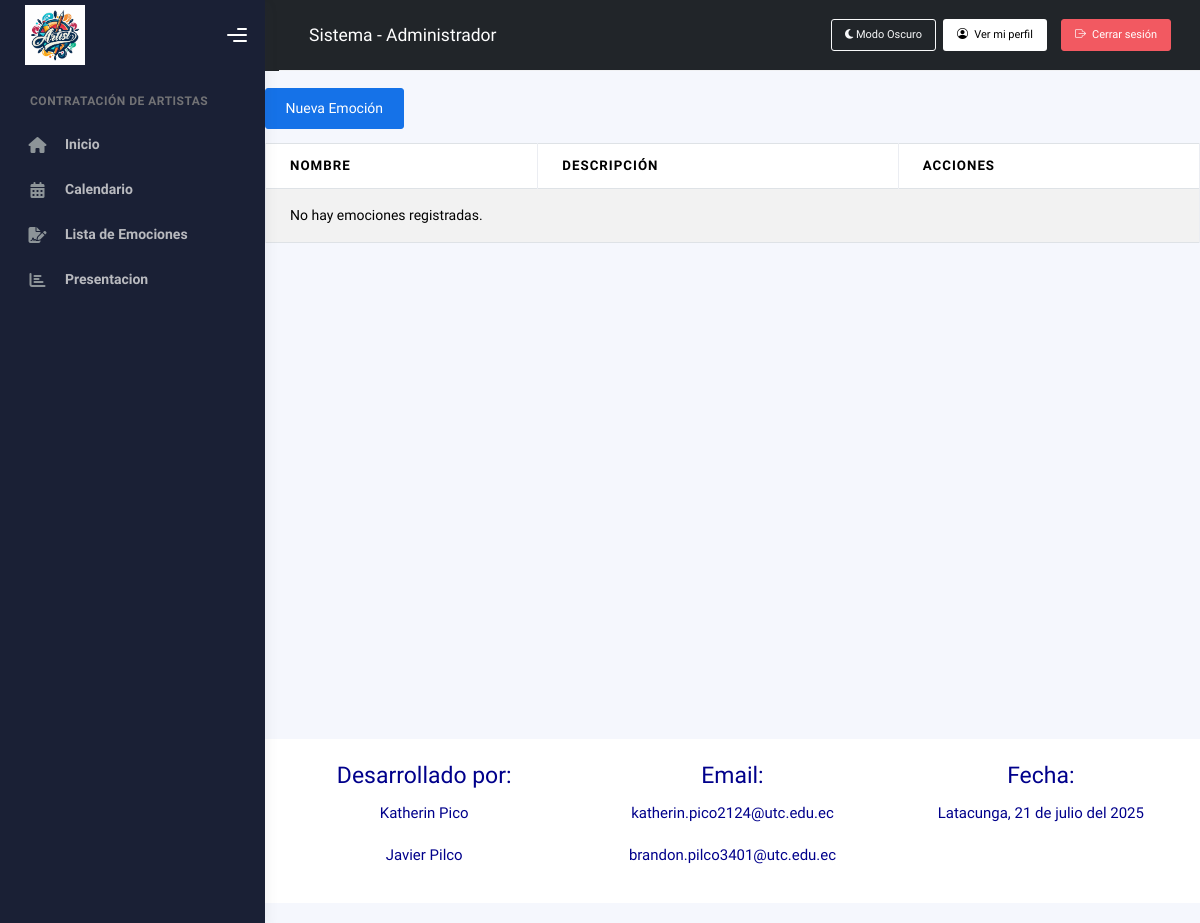
Before: /administrador/emociones/ (signed in) with the older database file.
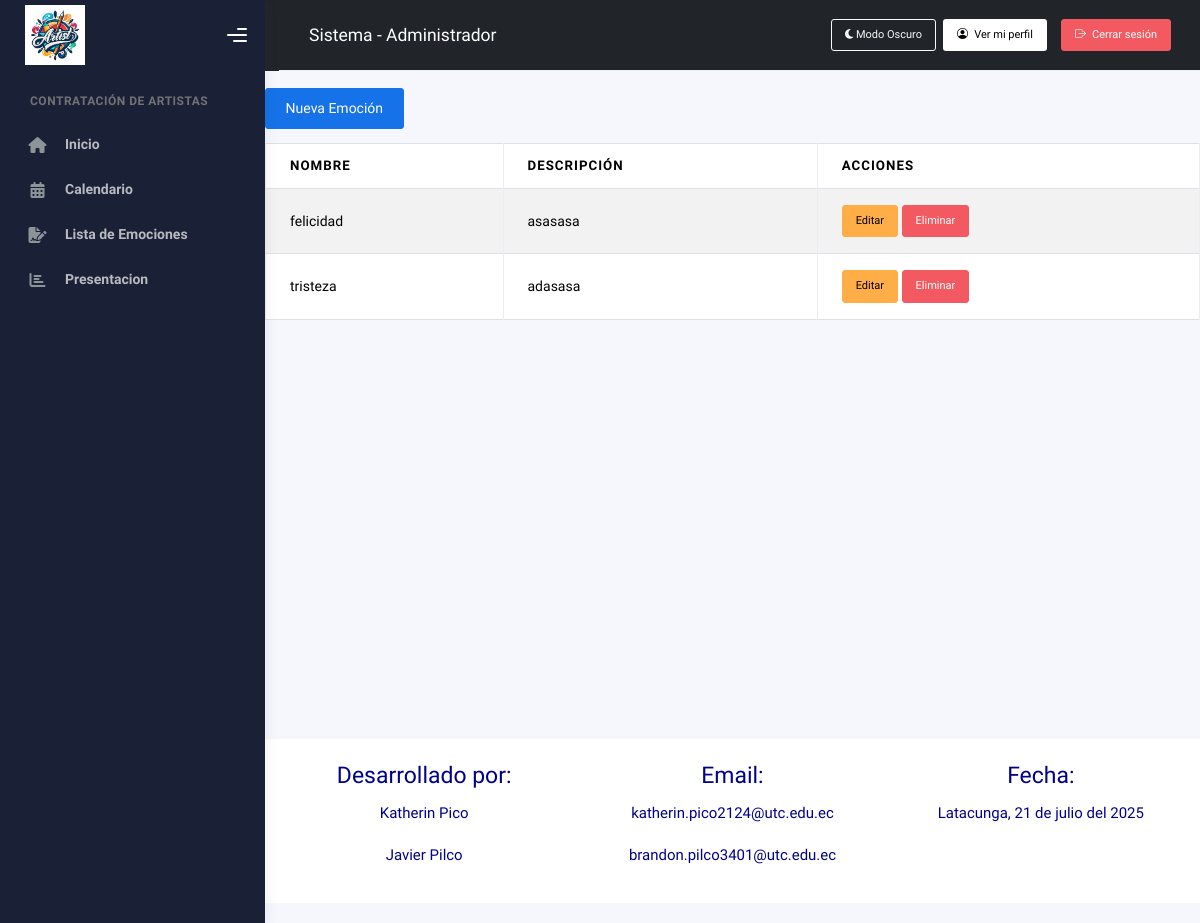
After: the same page with the newer database file.
### Aplicaciones/Sistema/models.py (models this page shows, shortened)
class Emocion(models.Model):
    nombre = models.CharField(max_length=50)
    descripcion = models.TextField(null=True, blank=True)
    valor = models.IntegerField(default=0)
    class Meta:
        ordering = ['nombre']

### Aplicaciones/Sistema/views.py (the view)
# urls.py: path('administrador/emociones/', views.listar_emociones, name='listar_emociones'),
def listar_emociones(request):
    usuario_id = request.session.get('usuario_id')
    if not usuario_id:
        return redirect('login')
    usuario = Usuario.objects.filter(id=usuario_id).first()
    if not usuario or usuario.rol != 'Administrador':
        messages.error(request, "No tienes permisos para acceder a esta sección.")
        return redirect('panel_usuario')
    emociones = Emocion.objects.all()
    return render(request, 'admin/emociones/listarEmociones.html', {'emociones': emociones})

### Aplicaciones/Sistema/templates/admin/emociones/listarEmociones.html (shortened to what this page needs)
{% extends 'admin/plantilla.html' %}
{% load static %}
{% block contenido %}
<div class="container mt-5">
    <h2>Listado de Emociones</h2>
    <a href="{% url 'nueva_emocion' %}" class="btn btn-primary mb-3">Nueva Emoción</a>
    <table class="table table-bordered table-striped">
        <thead>
            <tr>
                <th>Nombre</th>
                <th>Descripción</th>
                <th>Acciones</th>
            </tr>
        </thead>
        <tbody>
            {% for emocion in emociones %}
            <tr>
                <td>{{ emocion.nombre }}</td>
                <td>{{ emocion.descripcion }}</td>
                <td>
                    <a href="{% url 'editar_emocion' emocion.id %}" class="btn btn-warning btn-sm">Editar</a>
                    <a href="{% url 'eliminar_emocion' emocion.id %}" class="btn btn-danger btn-sm" onclick="return confirm('¿Estás seguro de eliminar esta emoción?');">Eliminar</a>
                </td>
            </tr>
            {% empty %}
            <tr><td colspan="3">No hay emociones registradas.</td></tr>
            {% endfor %}
        </tbody>
    </table>
</div>
{% endblock %}

Changed rows visible on the page:
added Emocion: nombre "felicidad", descripcion "asasasa"
added Emocion: nombre "tristeza", descripcion "adasasa"
Other visible differences:
text no longer shown: "No hay emociones registradas."
